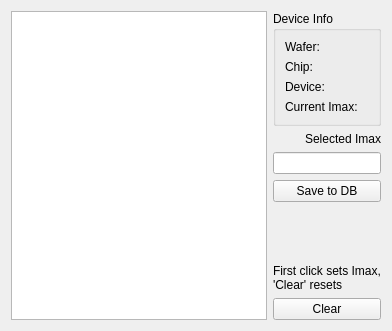
        <widget class="QWidget" name="fix_imax">
         <attribute name="title">
          <string>Fix Imax</string>
         </attribute>
         <layout class="QGridLayout" name="gridLayout_15">
          <item row="0" column="0">
           <widget class="PlotWidget" name="graphicsView_Imax"/>
          </item>
          <item row="0" column="1">
           <layout class="QVBoxLayout" name="verticalLayout_8">
            <item>
             <widget class="QGroupBox" name="groupBox_3">
              <property name="title">
               <string>Device Info</string>
              </property>
              <layout class="QVBoxLayout" name="verticalLayout_9">
               <item>
                <widget class="QLabel" name="waferName_Imax">
                 <property name="text">
                  <string>Wafer:</string>
                 </property>
                </widget>
               </item>
               <item>
                <widget class="QLabel" name="chipName_Imax">
                 <property name="text">
                  <string>Chip:</string>
                 </property>
                </widget>
               </item>
               <item>
                <widget class="QLabel" name="deviceName_Imax">
                 <property name="text">
                  <string>Device:</string>
                 </property>
                </widget>
               </item>
               <item>
                <widget class="QLabel" name="current_Imax_2">
                 <property name="text">
                  <string>Current Imax:</string>
                 </property>
                </widget>
               </item>
              </layout>
             </widget>
            </item>
            <item>
             <widget class="QLabel" name="label_10">
              <property name="text">
               <string>Selected Imax</string>
              </property>
              <property name="alignment">
               <set>Qt::AlignRight|Qt::AlignTrailing|Qt::AlignVCenter</set>
              </property>
             </widget>
            </item>
            <item>
             <widget class="QLineEdit" name="imaxEdit_via">
              <property name="sizePolicy">
               <sizepolicy hsizetype="Minimum" vsizetype="Fixed">
                <horstretch>0</horstretch>
                <verstretch>0</verstretch>
               </sizepolicy>
              </property>
              <property name="readOnly">
               <bool>true</bool>
              </property>
             </widget>
            </item>
            <item>
             <widget class="QPushButton" name="saveImaxButton">
              <property name="enabled">
               <bool>true</bool>
              </property>
              <property name="text">
               <string>Save to DB</string>
              </property>
              <property name="checkable">
               <bool>false</bool>
              </property>
             </widget>
            </item>
            <item>
             <spacer name="verticalSpacer_3">
              <property name="orientation">
               <enum>Qt::Vertical</enum>
              </property>
              <property name="sizeHint" stdset="0">
               <size>
                <width>20</width>
                <height>40</height>
               </size>
              </property>
             </spacer>
            </item>
            <item>
             <widget class="QLabel" name="label_11">
              <property name="sizePolicy">
               <sizepolicy hsizetype="Minimum" vsizetype="Minimum">
                <horstretch>0</horstretch>
                <verstretch>0</verstretch>
               </sizepolicy>
              </property>
              <property name="minimumSize">
               <size>
                <width>20</width>
                <height>0</height>
               </size>
              </property>
              <property name="text">
               <string>First click sets Imax, 'Clear' resets</string>
              </property>
              <property name="wordWrap">
               <bool>true</bool>
              </property>
             </widget>
            </item>
            <item>
             <widget class="QPushButton" name="clearImaxButton">
              <property name="text">
               <string>Clear</string>
              </property>
             </widget>
            </item>
           </layout>
          </item>
         </layout>
        </widget>
